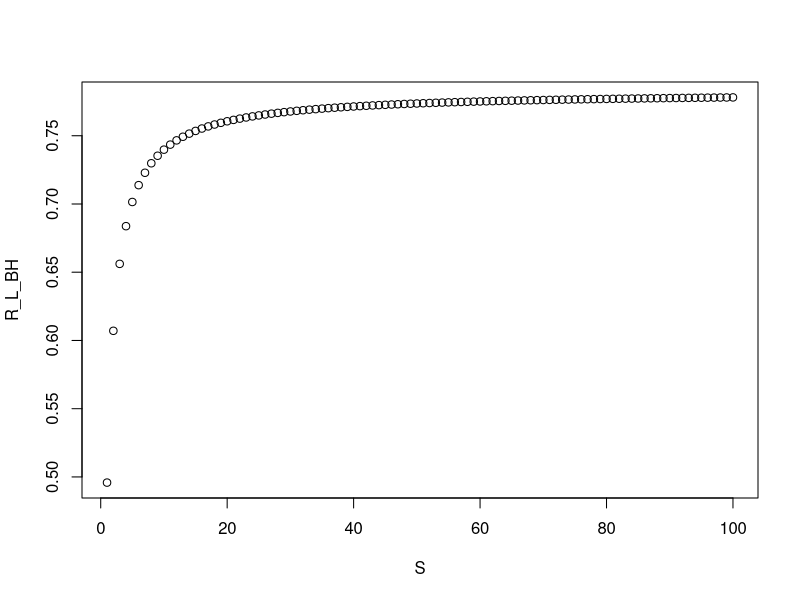
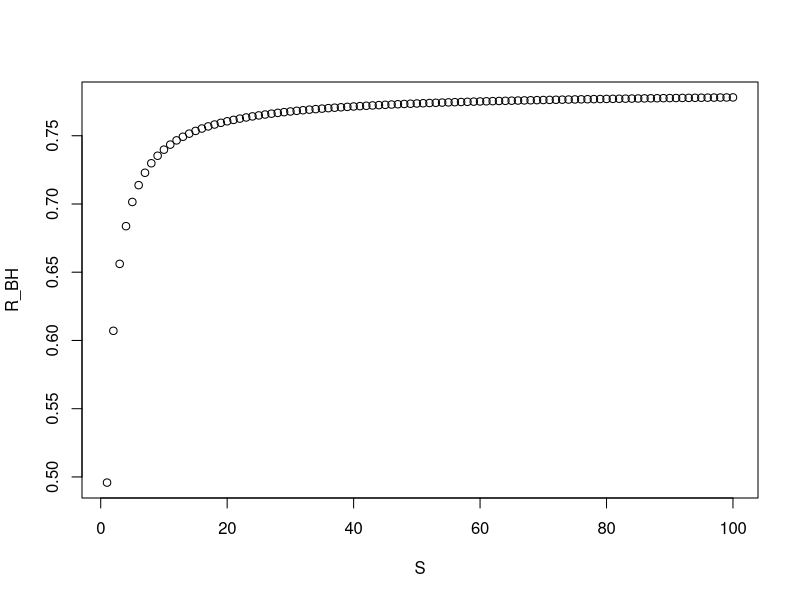
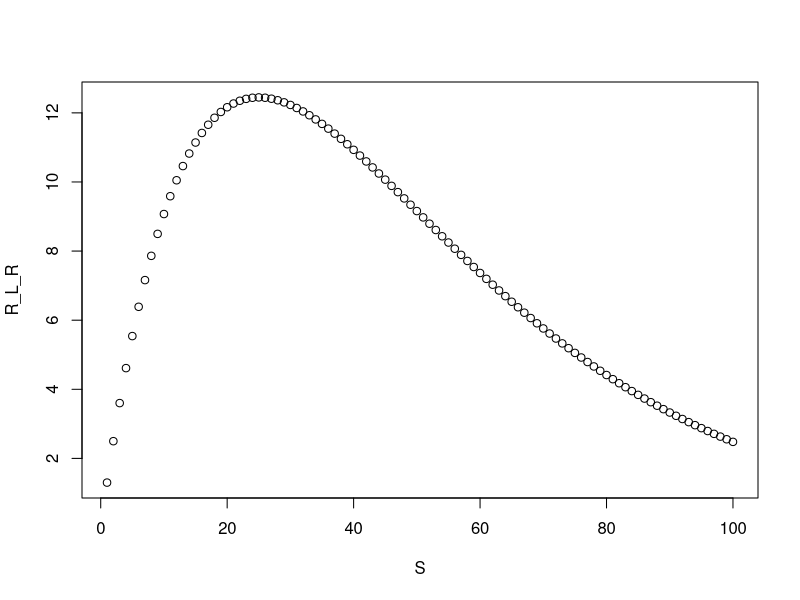
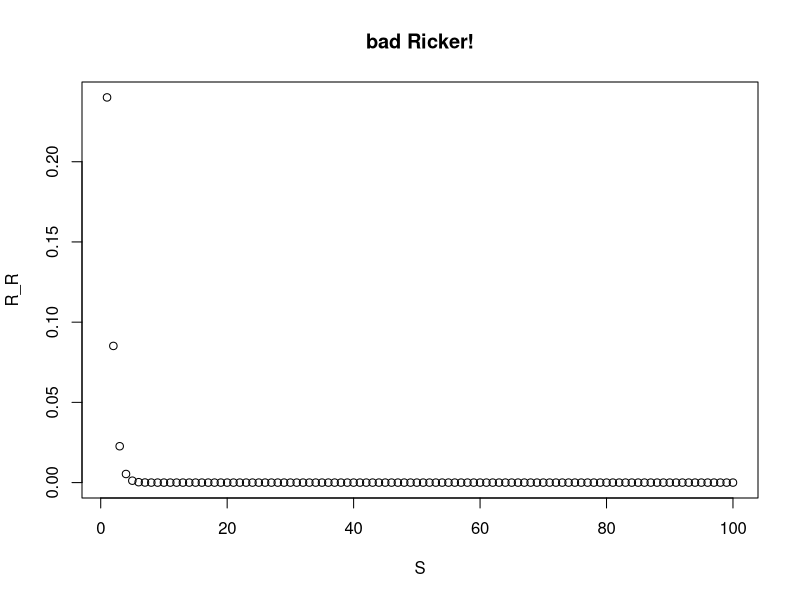
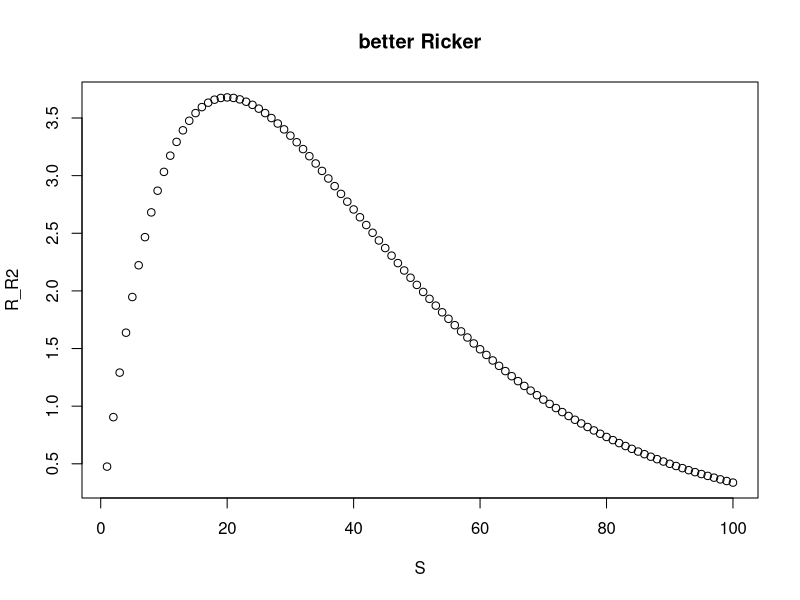
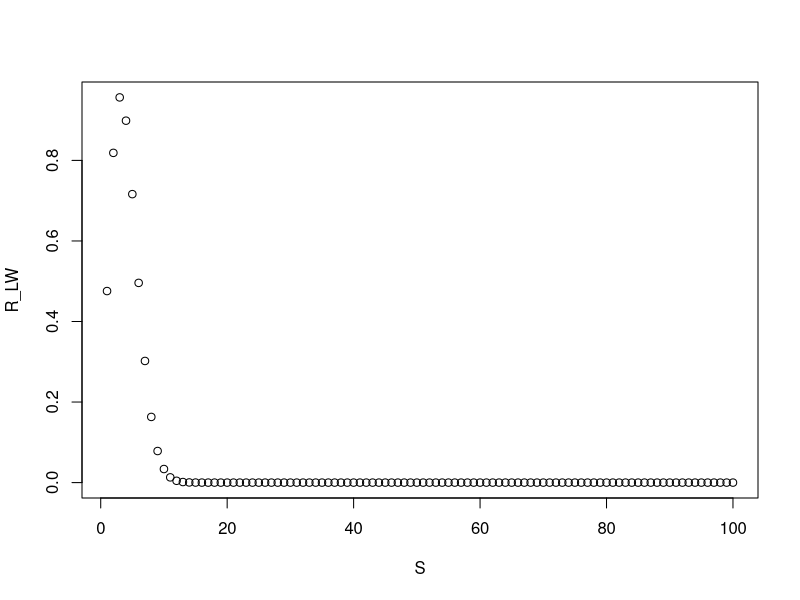
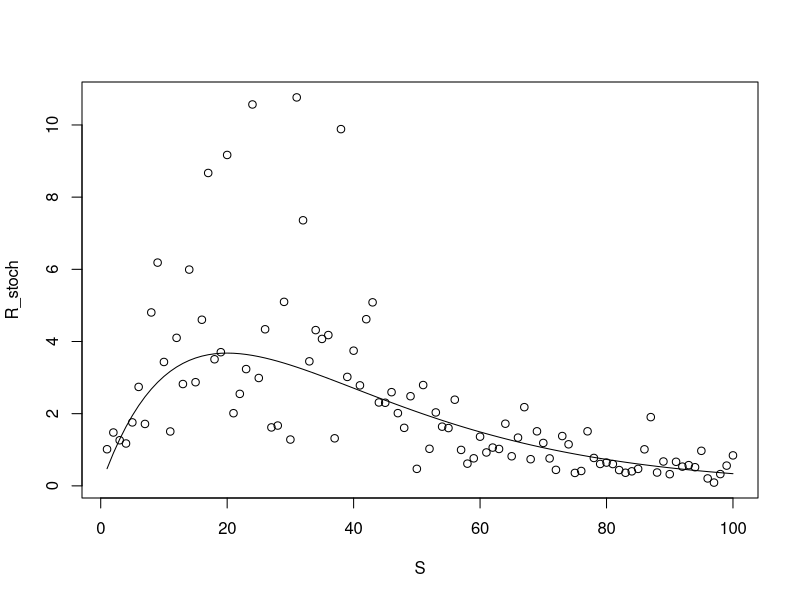
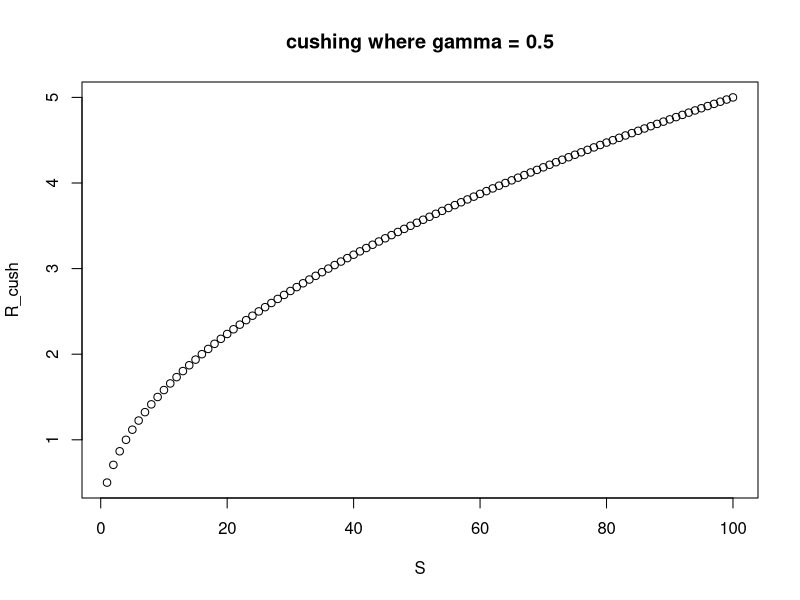

R code for these plots, in order:
## ---- chunk 1
knitr::opts_chunk$set(
  collapse = TRUE,
  comment = "#>",
  warning = FALSE,
  message = FALSE)
## ---- chunk 2
library(tidyverse)
## ---- chunk 3
S <- 1:100 #vector of spawners
T <- 4 #age @ recruitment
f <- 10  #avg net fecundity
a1 <- 0.5 #DI effect on mortality
b1 <- 0.1 #DD effect on mortality

R_L_BH <- S/((exp(a1*T)/f) + (b1/a1)*(exp(a1*T) - 1)*S)

plot(R_L_BH~S)
## ---- chunk 4
alpha <- f*exp(-a1*T)
beta <- f*b1*(1-exp(-a1*T))/a1
## ---- chunk 5
R_BH <- (alpha*S)/(1+beta*S)

plot(R_BH~S)
## ---- chunk 6
#S <- seq(0, 10, by = 0.1) # helper to toggle S around
b1 <- 0.01 #overwrite b to make a nice fig 
R_L_R <- f*exp(-a1*T)*S*exp(-b1*T*S)

plot(R_L_R ~ S) #my code & math is right I just picked weird values for a and B I think... 
## ---- chunk 7
R_R <- alpha*S*exp(-beta*S)

plot(R_R ~ S, main = "bad Ricker!") #nope! - this should match the previous fig. 
## ---- chunk 8
alpha <- 0.5
  
beta <- 0.05
  
R_R2 <- alpha*S*exp(-beta*S)

plot(R_R2~S, main = "better Ricker")
## ---- chunk 9
gamma <- 2
R_LW <- alpha*S*exp(-beta*S^gamma)

plot(R_LW~S)
## ---- chunk 10
proc_error <- rnorm(length(S), sd = 0.5)

R_stoch <- alpha*S*exp(-beta*S)*exp(proc_error)

plot(R_stoch ~ S)
lines(R_R2 ~ S)
## ---- chunk 11
gamma <- 0.5
R_cush <- alpha*S^gamma

plot(R_cush ~S, main = paste("cushing where gamma =", gamma))

plot((alpha*S^1)~S, main = "cushing with different gammas")
lines((alpha*S^0.8)~S)
lines((alpha*S^1.2)~S)
## ---- chunk 12
#toggle as you please
alpha <- 0.5 #the productivity parameter
beta <- 0.05 #the optimality parameter
gamma <- 0.5 #recruitment limitation/skewness parameter

R_DS <- alpha*S*(1-(beta*gamma*S))^(1/gamma)


plot(R_DS~S, main = paste("Deriso-Schnute(alpha=", alpha, "beta=", beta, "gamma=", gamma, ")"))
## ---- chunk 13
plot((alpha*S*(1-(beta*1*S))^(1/1))~S, main = "Deriso-Schnute with different gammas")
lines((alpha*S*(1-(beta*-1*S))^(1/-1))~S)
lines((alpha*S*(1-(beta*0*S))^(1/0))~S)
## ---- chunk 14
R_Shep <- alpha*S/(1+(beta*S^gamma))

plot(R_Shep~S, )
## ---- chunk 15
R_Gamma <- (alpha*S^gamma)*exp(-beta*S)

plot(R_Gamma~S)
## ---- chunk 16
gamma <- 1.5 #overwrite gamma to be depensatory 

R_dep_R <- alpha*S^gamma/(1+(beta*S^gamma))

plot(R_dep_R ~S, main = "depensatory B-H")

delta <- 2
R_dep_BH <- alpha*S*exp((beta*S) - (delta*S^gamma))

plot(R_dep_BH~S, main = "depensatory Ricker")
## ---- chunk 17
S <- 0:1000 #spawners
alpha <- .07 
K <- log(7500) #K is density dependent effect 
delta <- 1.7 #depensatory term 
r_sd <- log(20) #sd for sims

MinStock <- c(0, 150, 300, 600) #how far down are you allowed to fish the stock? 
## ---- chunk 18
R_dep_BH <- (alpha*S^delta)/(1+(S^delta/(exp(K)))) #deterministic 

#OK, now to simulate some data
eps_add <- rnorm(100, sd=exp(r_sd)) #additive error 
SSamples <- sample(S, 100, replace=TRUE) #randomly select 100 values of S
R_Noisy <- (alpha*SSamples^delta)/(1+(SSamples^delta/(exp(K))))+eps_add 
## ---- chunk 19
TruncSSamples <- sample(MinStock[2]:1000, 100, replace=TRUE)
R_TruncNoisy <- (alpha*TruncSSamples^delta)/(1+(TruncSSamples^delta/(exp(K))))+eps_add
## ---- chunk 20
plot(R_dep_BH~S, type="l",  
     main="True data (open), replacement line(dashed), and simulated data (closed)", 
     ylim=c(0,650))
points(R_Noisy~SSamples)
points(R_TruncNoisy~TruncSSamples, pch=16)
lines(S~S,lty=3)#1:1 replacement line
## ---- chunk 21
parms <- c(alpha, K, r_sd, delta) 

getNegLogLike <- function(parms){
  alpha  <- parms[1] #unpack parms
  K <- exp(parms[2])
  r_sd  <- exp(parms[3]) 
  if(length(parms>3)){
      delta  <- parms[4]
  } else{
    delta <- 1
  }
  predicted <- (alpha*S^delta)/(1+(S^delta/K)) 
  NegLogLike <- -sum(log(dnorm(observed, predicted, sd=r_sd))) #calculate NLL
  return(NegLogLike)
}
## ---- chunk 22
NSim <- 1000
NSamps <- 100
#build empty array(rows=sims, cols=parms, pages=fits, books=stock levels)
answers <- array(NA, dim=c(NSim, 4, 2, 4)) 

#values to be estimated, just going to use true values for ease of fit 
alpha_e <- alpha
K_e <- K   
delta_e <- delta 
r_sd_e <- r_sd

dep_parms  <- c(alpha_e, K_e, r_sd_e, delta_e) 
classic_parms  <- c(alpha_e, K_e, r_sd_e)

if(FALSE){ #turning this off for now because it's busted. 

#loop some sims 
for(k in length(MinStock)){ #loop min stock sizes
  for(j in 1:2){ #loop methods
    if(j==1){parms<-dep_parms} 
    if(j==2){parms<-classic_parms
    delta <- 1}
    for(i in 1:NSim){
      #make vectors of observed and predicted
      SimStock <- sample(MinStock[k]:1000, NSamps, replace=TRUE)

      predicted <- (alpha*SimStock^delta)/(1+(SimStock^delta/exp(K)))
      observed  <- predicted + rnorm(length(predicted), mean=0, exp(r_sd)) 
  
      #fit it
      fit <- optim(parms, getNegLogLike, method="Nelder-Mead", hessian=T)
  
  #print results and account for uneven # of parms
  if(length(fit$par)==dim(answers)[2]){answers[i, ,j,k] <- fit$par} 
  else {answers[i, 1:3 ,j,k] <- fit$par} 
    }
  }
}

str(answers)
colnames(answers) <- c("alpha", "log_K", "log_r_sd", "delta") #some names for parms
head(answers[,,1,1])#checking it's all populated

} #close chunk turning it off. 
